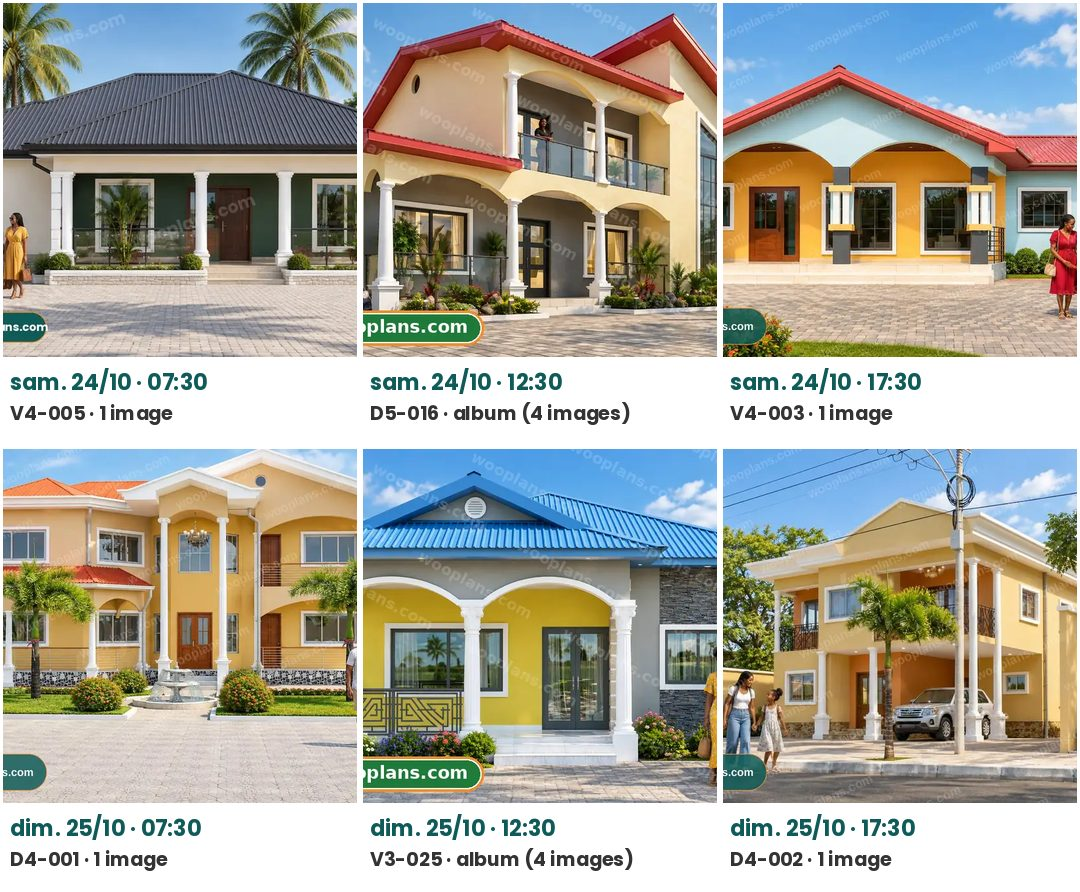
#> input picture batches/images/2026-10-20/apercu-3.jpg, 1080 x 892 px, given in place of 831TILISP0V1NAMM.png, which was not available
$ python visuels.py ../../batches/images/2026-10-20
#> lines starting #> are read from the running program, lines starting #| are printed output that depends on the picture
### wooplans/guardrails.py
"""Garde-fous de contenu, appliqués à toute voix off, légende ou texte à l'écran avant envoi.

Règles du projet : jamais « l'offre expire dans X heures » (le minuteur de la page se réinitialise) ;
aucun prix qui ne vienne pas de la source de vérité (catalogue en ligne, synchronisé dans data/plans.json) ou du prix actuel du catalogue.
"""
import re
from typing import Iterable, List

from wooplans.settings import OFFER_PRICE_FCFA

EXPIRE = re.compile(
    r"(offre\s+(?:\w+\s+){0,2}(?:expire|se\s+termine|prend\s+fin)|expire\s+dans|plus\s+que\s+\d+\s*(?:h|heures?|minutes?)"
    r"|compte\s+à\s+rebours|minuteur|dernières?\s+heures)", re.I)
AMOUNT = re.compile(r"(\d{1,3}(?:[   .]\d{3})+|\d+)\s*(?:fcfa|f\s?cfa|xaf|cfa|francs?)", re.I)


def amounts(text: str) -> List[int]:
    out = []
    for m in AMOUNT.finditer(text):
        out.append(int(re.sub(r"[^\d]", "", m.group(1))))
    return out


def check_copy(text: str, allowed_amounts: Iterable[int] = ()) -> List[str]:
    """Liste de problèmes (vide = OK)."""
    problems = []
    if EXPIRE.search(text):
        problems.append("urgence interdite : dire « prix actuel : 39 000 FCFA », jamais une expiration")
    ok = {OFFER_PRICE_FCFA, *allowed_amounts}
    for a in amounts(text):
        if a not in ok:
            problems.append(f"montant non sourcé : {a:,} FCFA".replace(",", " "))
    return problems

### campagnes/reciblage_catalogue/visuels.py
"""Visuels de la campagne de reciblage du Catalogue Premium (21 nov. 2026, visiteurs 60 j + Page 90 j).

Bases générées par Poyo (gpt-image-2.6-fixed, 1K, rendus réels du site en référence) dans le style des pubs gagnantes
de l'extrait ; ce script incruste le logo officiel en haut et le bandeau du bas (offre, prix, wooplans.com), et floute
le tableau de devis du visuel 2 (montants inventés par le générateur, et en euros).
Budgets affichés : fiches du site (D1, 20 nov. 2026). Prix : 39 000 FCFA, prix public officiel sans prix barré (décision de Tao, 22 nov. 2026).
Usage : python campagnes/reciblage_catalogue/visuels.py <dossier des PNG Poyo>
"""
import sys
from pathlib import Path

from PIL import Image, ImageDraw, ImageFilter, ImageFont

ROOT = Path(__file__).resolve().parents[2]
sys.path.insert(0, str(ROOT))
from wooplans.guardrails import check_copy  # noqa: E402

OUT = Path(__file__).resolve().parent / "creas"
FONT = ROOT / "youtube_plan" / "jobs" / "V3-017" / "assets" / "Poppins-Bold.ttf"
LOGO = ROOT / "assets" / "brand" / "logo_white_horizontal.png"  # logo du site, horizontal
WHITE, GOLD, ORANGE = (255, 255, 255), (231, 195, 108), (240, 138, 46)
W, H = 1080, 1350

LINE1 = "Catalogue Premium · 100 villas et duplex"
LINE2 = "avec plan coté et devis poste par poste"
PRICE = "39 000 FCFA"
URL = "wooplans.com"

LOGO_H = 70  # bande du logo en haut
BAND_TOP = 1128  # haut du bandeau du bas

# base Poyo -> (nom, zone à flouter en px de la base redimensionnée en 1080 x 1350, ou None)
# Toutes dans le style validé par Tao le 20 nov. : rendu 3D + plan coté + devis (montants floutés).
CREAS = {
    "831TILISP0V1NAMM.png": ("catalogue-2-plan-et-devis.jpg", (690, 790, 1000, 1085)),
    "A19FUAX5DFHT8ZL3.png": ("catalogue-4-villa-4-chambres.jpg", (725, 805, 975, 1095)),
    "F58MLFMW15U07W9B.png": ("catalogue-5-villa-3-chambres.jpg", (728, 790, 995, 1090)),
    "RPAI5WX85KV7O6L9.png": ("catalogue-6-duplex-4-chambres.jpg", (705, 755, 965, 1090)),
    "BX6VBI0TYXIFY8X7.png": ("catalogue-7-villa-4-chambres-moderne.jpg", (725, 780, 985, 1085)),
    "4A6KR2VOEFUGMY9H.png": ("catalogue-8-villa-4-chambres-choisissez.jpg", (715, 810, 985, 1105)),
}


def font(size):
    return ImageFont.truetype(str(FONT), size)


def fit(d, text, size, max_w):
    while d.textlength(text, font=font(size)) > max_w and size > 10:
        size -= 1
    return font(size)


def content_rows(im, bg):
    """Première et dernière ligne qui ne sont pas du fond (le générateur laisse des marges vides)."""
    px = im.load()
    rows = [y for y in range(im.height) if any(sum(abs(a - b) for a, b in zip(px[x, y], bg)) > 60 for x in range(0, im.width, 6))]
    return rows[0], rows[-1]


def finish(src: Path, dst: Path, blur):
    base = Image.open(src).convert("RGB").resize((W, H), Image.LANCZOS)
    if blur:
        base.paste(base.crop(blur).filter(ImageFilter.GaussianBlur(9)), blur[:2])
    bg = base.getpixel((6, H - 6))
    first, last = content_rows(base, bg)
    content = base.crop((0, max(first - 12, 0), W, min(last + 12, H)))
    # le contenu (titre + maisons) est ramené entre la bande du logo et le bandeau du bas
    room = BAND_TOP - LOGO_H - 8
    if content.height > room:
        content = content.resize((int(W * room / content.height), room), Image.LANCZOS)
    im = Image.new("RGB", (W, H), bg)
    im.paste(content, ((W - content.width) // 2, LOGO_H + 4))
    d = ImageDraw.Draw(im)
    logo = Image.open(LOGO).convert("RGBA")
    lw = 190
    logo = logo.resize((lw, int(logo.height * lw / logo.width)), Image.LANCZOS)
    lh = min(logo.height, LOGO_H - 16)
    logo = logo.resize((int(logo.width * lh / logo.height), lh), Image.LANCZOS)
    im.paste(logo, ((W - logo.width) // 2, (LOGO_H - lh) // 2 + 4), logo)
    # bandeau du bas
    f1, f2 = fit(d, LINE1, 44, W - 80), fit(d, LINE2, 34, W - 80)
    fp, fu = font(48), font(26)
    y = BAND_TOP + 10
    d.text((W / 2, y), LINE1, font=f1, fill=WHITE, anchor="mt")
    y += f1.size * 1.2
    d.text((W / 2, y), LINE2, font=f2, fill=GOLD, anchor="mt")
    y += f2.size * 1.45
    # pilule : prix public, sans prix barré
    pw = d.textlength(PRICE, font=fp)
    ph = fp.size + 22
    total = pw + 84
    x0 = W / 2 - total / 2
    d.rounded_rectangle([x0, y, x0 + total, y + ph], radius=ph / 2, fill=ORANGE)
    d.text((W / 2, y + ph / 2), PRICE, font=fp, fill=WHITE, anchor="mm")
    y += ph + 10
    d.text((W / 2, y), URL, font=fu, fill=WHITE, anchor="mt")
    im.save(dst, quality=92)


def main():
    src_dir = Path(sys.argv[1])
    problems = [p for t in (LINE1, LINE2, PRICE) for p in check_copy(t, allowed_amounts=(39000,))]
    if problems:
        raise SystemExit(f"Texte refusé : {problems}")
    OUT.mkdir(parents=True, exist_ok=True)
    for src, (name, blur) in CREAS.items():
        finish(src_dir / src, OUT / name, blur)
#> in finish, `base.paste(base.crop(blur).filter(ImageFilter.GaussianBlur(9)), blur[:..`:
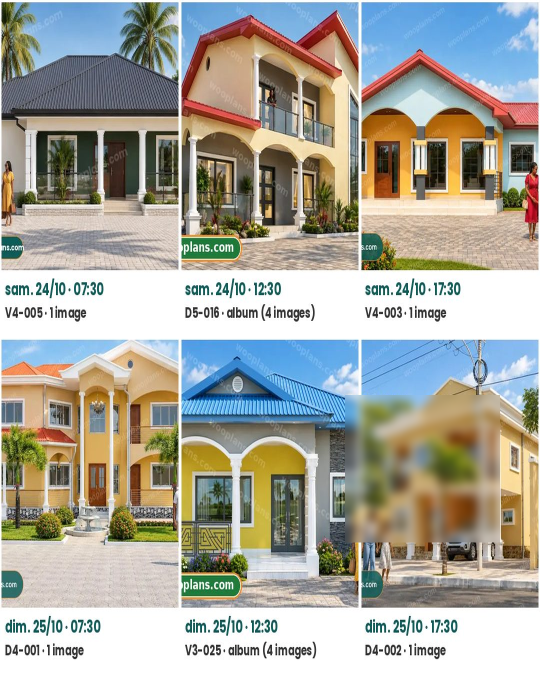
#> base: PIL image 1080x1350 RGB (shown at 1/2 size); mean R, G, B 167, 166.5, 157
#> in finish, `bg = base.getpixel((6, H - 6))`: bg = (255, 255, 255)
#> in content_rows, `rows = [y for y in range(im.height) if any(sum(abs(a - b) for a, b in ..`: rows = 1214 values from 4 to 1318
#> in finish, `first, last = content_rows(base, bg)`: first = 4; last = 1318
#> in finish, `content = content.resize((int(W * room / content.height), room), Image..`:
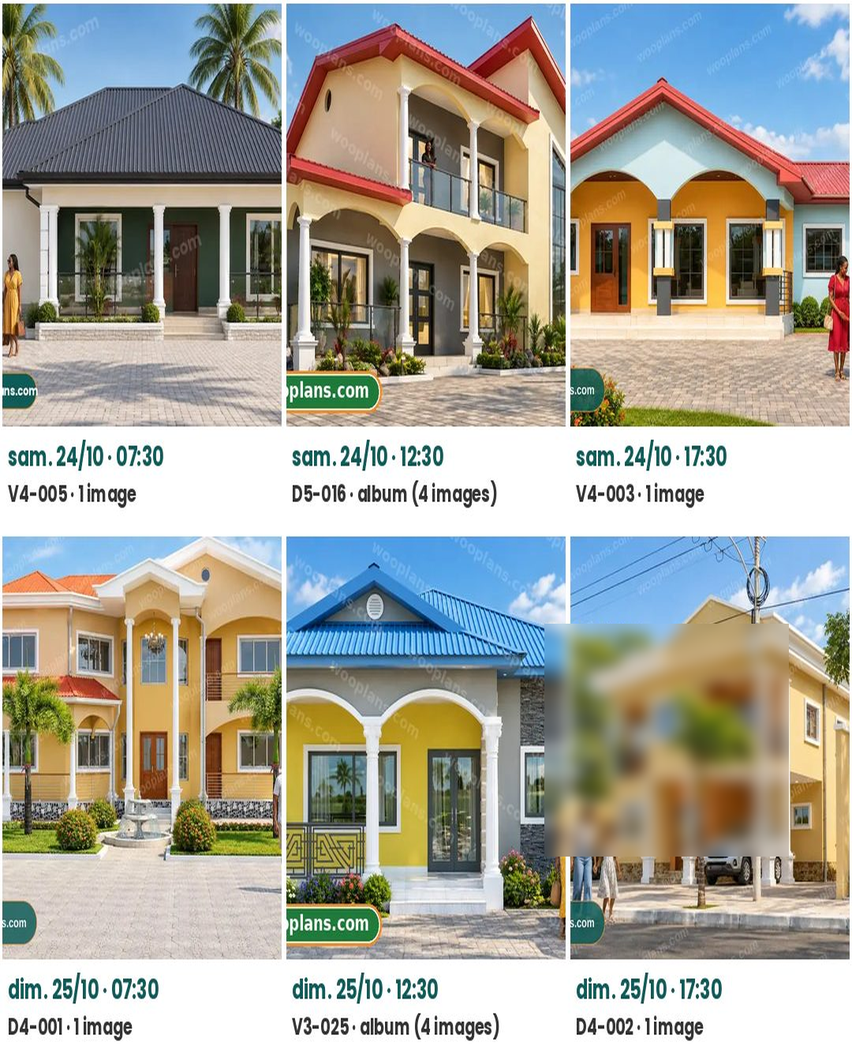
#> content: PIL image 852x1050 RGB; mean R, G, B 165.6, 165.1, 155.5
#> in finish, `im = Image.new("RGB", (W, H), bg)`: im: PIL image 1080x1350 RGB; every value is 255
#> in finish, `im.paste(content, ((W - content.width) // 2, LOGO_H + 4))`:
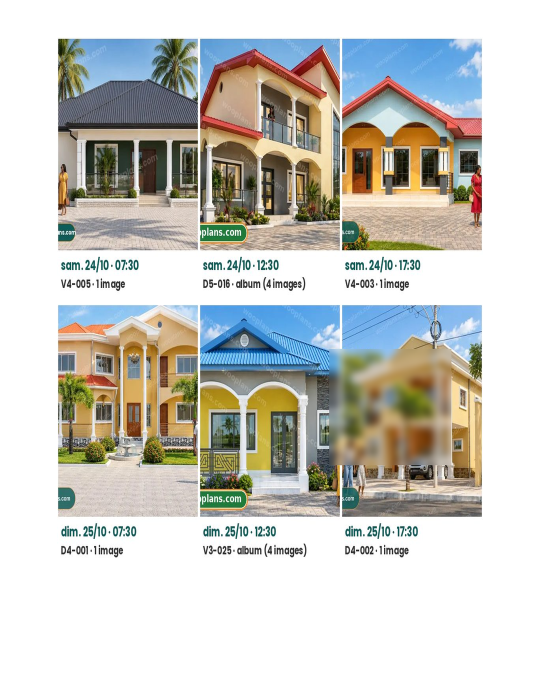
#> im: PIL image 1080x1350 RGB (shown at 1/2 size); mean R, G, B 200.2, 199.8, 193.9
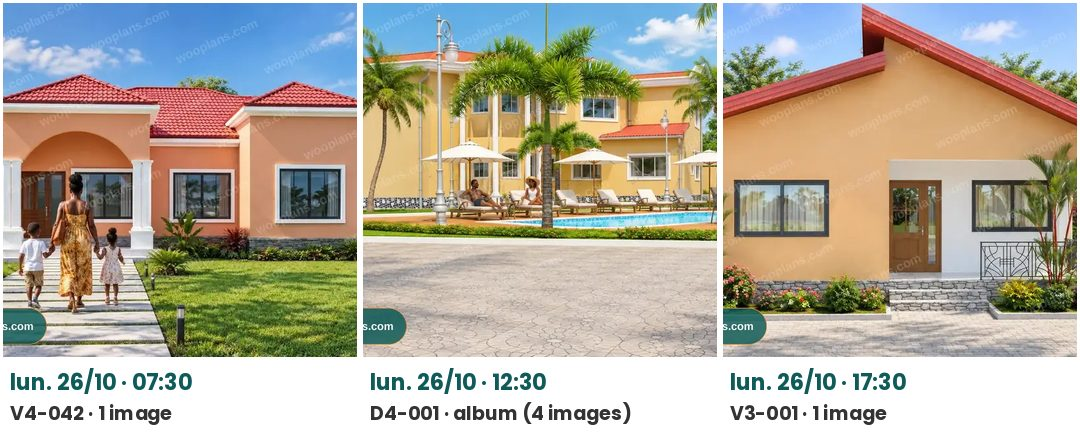
#> input picture batches/images/2026-10-20/apercu-4.jpg, 1080 x 446 px, given in place of logo_white_horizontal.png, which was not available
#> in finish, `logo = logo.resize((lw, int(logo.height * lw / logo.width)), Image.LAN..`:
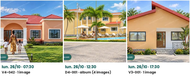
#> logo: PIL image 190x78 RGBA; mean R, G, B, A 177.7, 172.7, 159.1, 255
#> in finish, `logo = logo.resize((int(logo.width * lh / logo.height), lh), Image.LAN..`:
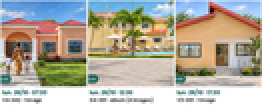
#> logo: PIL image 131x54 RGBA (shown 2 times larger); mean R, G, B, A 177.5, 172.5, 158.8, 255
#> in finish, `pw = d.textlength(PRICE, font=fp)`: pw = 300.4
#> in finish, `total = pw + 84`: total = 384.4
#> in finish, `x0 = W / 2 - total / 2`: x0 = 347.8
#> in finish, `im.save(dst, quality=92)`:
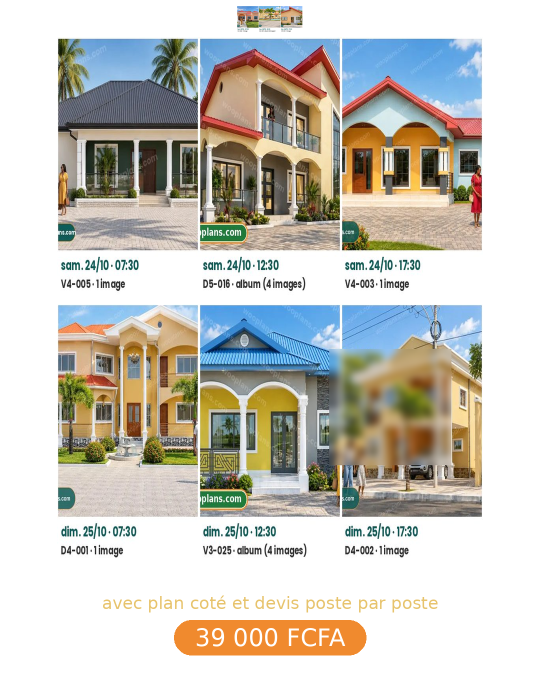
#> saved as catalogue-2-plan-et-devis.jpg: PIL image 1080x1350 RGB (shown at 1/2 size); mean R, G, B 199.5, 197.4, 189.7
        print(OUT / name)


if __name__ == "__main__":
#> (the run stopped early here; a loop or call above may not have finished)
